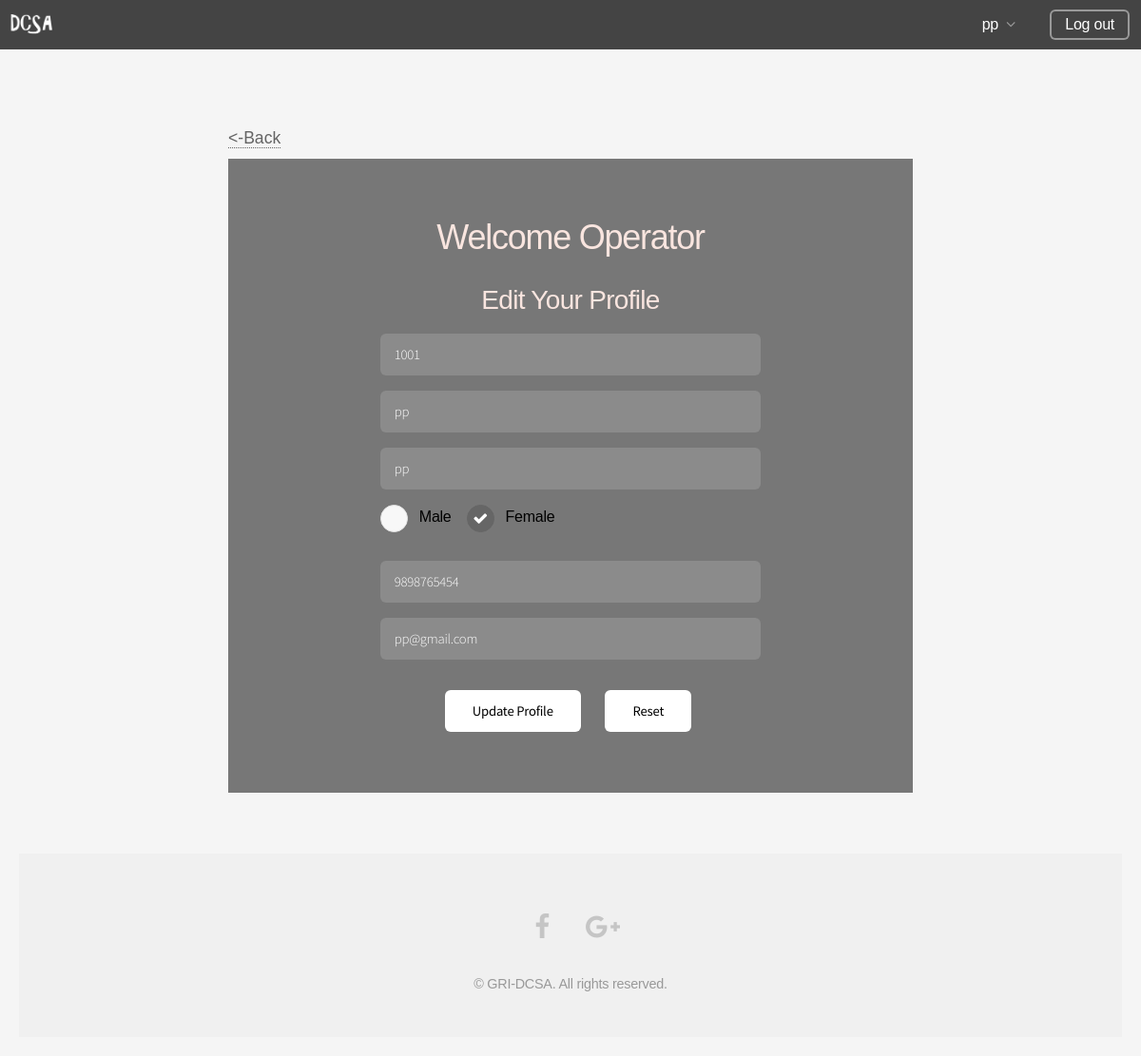
The page /dataentry1/operator_edit_profile.php (signed in) on the database its author committed.
### tables this page shows
CREATE TABLE `operator_dcsap` (
  `userid` varchar(100) NOT NULL,
  `fname` varchar(100) NOT NULL,
  `lname` varchar(100) NOT NULL,
  `gender` varchar(100) NOT NULL,
  `mobile` bigint(10) NOT NULL,
  `email` varchar(100) NOT NULL,
  `password` varchar(100) NOT NULL,
  `IsActive` int(3) NOT NULL
);

### dataentry1/operator_edit_profile.php (the view, shortened to what this page needs)
<!DOCTYPE HTML>
<html>
	<head>
		<link rel="stylesheet" href="../assets/css/main.css" />
                <link rel="stylesheet" type="text/css" href="../stylesheets/jquery.validate.css" />
                <link rel="stylesheet" type="text/css" href="../stylesheets/style.css" />
               <?php
                    $userid=$_SESSION['userid'];
             $query=  mysql_query("select * from operator_dcsap");
            $exist=  mysql_num_rows($query);
            $table_fname="";
            $table_lname="";
            $table_mobile="";
            $table_email="";
            if($exist>0)
            {
                while($row=  mysql_fetch_assoc($query))
                {
                    $table_userid=$row['userid'];
                    if($userid==$table_userid)
                    {
                        $table_fname=$row['fname'];
                        $table_lname=$row['lname'];
                        $table_mobile=$row['mobile'];
                        $table_email=$row['email'];
                        break;
                    }
                }
            }
                ?>
	</head>
	<body>
	<div id="page-wrapper">
	<header id="header">
<a href="../admin/logout.php"><img src="../images/dcsa-logo.png" height="50" /></a>
	<nav id="nav">
	<ul>
	<li>
	<a href="#" class="icon fa-angle-down"><?php print "$table_fname"; ?></a>
		</li>
                  <li><a href="../admin/logout.php" class="button">Log out</a></li>
	</ul>
	</nav>
	</header>
	<section id="main" class="container 75%">
					<nav id="nav">
			<h4><a  href="operator_profile.php"> <-Back </a></h4>
			</nav>
                   <div class="row">
	<div class="12u">
                   <section id="cta">
                  <h2>Welcome Operator </h2>
	<h3>Edit Your Profile</h3>
	<form method="post" action="#">
	<div class="row uniform ">
	<div class="12u 12u(mobilep)">
                 <input type="text" name="userid" id="userid" value="<?php print "$table_userid"; ?>" placeholder="user id" disabled="true" />
	</div>
                    </div>
                  <div class="row uniform 50%">
	<div class="12u 12u(mobilep)">
	<input type="text" name="fname" id="fname" value="<?php print "$table_fname"; ?>" placeholder="First Name" />
	</div>
                  </div>
              <div class="row uniform 50%">
	<div class="12u 12u(mobilep)">
	<input type="text" name="lname" id="lname" value="<?php print "$table_lname"; ?>" placeholder="Last Name" />
	</div>
	</div>
										<div class="row uniform 50%">
											<div class="12 12u(narrower)">
												<label for="male">Male</label>
												<label for="female">Female</label>
											</div>
										</div>
										<div class="row uniform 50% ">
											<div class="12u 12u(mobilep)">
                                                                                            <input type="text" name="mobile" id="moblie" value="<?php print "$table_mobile"; ?>" placeholder="Mobile Number" />
											</div>
                                                                                </div>
                                                                                <div class="row uniform 50%">
											<div class="12u 12u(mobilep)">
                                                                                            <input type="email" name="email" id="email"  value="<?php print "$table_email"; ?>" placeholder="E-Mail ID" />
											</div>
										</div>
										<div class="row uniform">
											<div class="12u">
												<ul class="actions">
													<li><input type="submit" value="Update Profile" /></li>
													<li><input type="reset" value="Reset" class="alt" /></li>
												</ul>
											</div>
										</div>
									</form>
								</section>
						</div>
					</div>
                </section>
				<footer id="footer">
					<ul class="icons">
						<li><a href="#" class="icon fa-facebook"><span class="label">Facebook</span></a></li>
						<li><a href="#" class="icon fa-google-plus"><span class="label">Google+</span></a></li>
					</ul>
					<ul class="copyright">
						<li>&copy; GRI-DCSA. All rights reserved.</li>
					</ul>
				</footer>
		</div>
	</body>
</html>

### stylesheets/style.css (style rules this page uses)
body { font-family: Arial, Helvetica, sans-serif; font-size: 16px; padding: 20px; }

### rows shown on the page
operator_dcsap: fname "pp", userid "1001", lname "pp", mobile "9898765454", email "pp@gmail.com"
